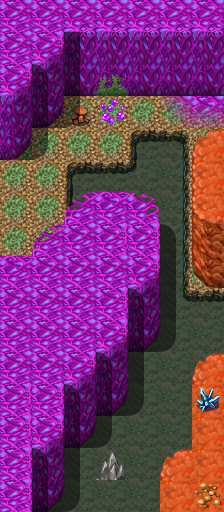

Below is a game level as drawn by its tile map, then a one-line description and the .tmx that defines it (tile-layer data replaced by summaries):
An orthogonal 7x16 tile map with 32x32 px tiles, 3 tile layers (Ground, Objects, Above), 1 hidden layer not drawn, 10 tilesets and 4 objects (2x mapchange, 2x spawn).

<map version="1.0" orientation="orthogonal" width="7" height="16" tilewidth="32" tileheight="32">
    <tileset firstgid="1" name="map_16" tilewidth="32" tileheight="32">
        <image source="../drawable/map_16.png" />
    </tileset>
    <tileset firstgid="65" name="map_38" tilewidth="32" tileheight="32">
        <image source="../drawable/map_38.png" />
    </tileset>
    <tileset firstgid="129" name="map_39" tilewidth="32" tileheight="32">
        <image source="../drawable/map_39.png" />
    </tileset>
    <tileset firstgid="193" name="map_18" tilewidth="32" tileheight="32">
        <image source="../drawable/map_18.png" />
    </tileset>
    <tileset firstgid="257" name="map_10" tilewidth="32" tileheight="32">
        <image source="../drawable/map_10.png" />
    </tileset>
    <tileset firstgid="321" name="map_3" tilewidth="32" tileheight="32">
        <image source="../drawable/map_3.png" />
    </tileset>
    <tileset firstgid="385" name="map_4" tilewidth="32" tileheight="32">
        <image source="../drawable/map_4.png" />
    </tileset>
    <tileset firstgid="449" name="map_2" tilewidth="32" tileheight="32">
        <image source="../drawable/map_2.png" />
    </tileset>
    <tileset firstgid="513" name="map_0" tilewidth="32" tileheight="32">
        <image source="../drawable/map_0.png" />
    </tileset>
    <tileset firstgid="577" name="map_1" tilewidth="32" tileheight="32">
        <image source="../drawable/map_1.png" />
    </tileset>
    <layer name="Ground" width="7" height="16">
        <data>[112 cells, 112 non-empty, 22 distinct tile ids]</data>
    </layer>
    <layer name="Objects" width="7" height="16">
        <data>[112 cells, 20 non-empty, 14 distinct tile ids]</data>
    </layer>
    <layer name="Above" width="7" height="16">
        <data>[112 cells, 25 non-empty, 5 distinct tile ids]</data>
    </layer>
    <layer name="Walkable" width="7" height="16" visible="0">
        <data>[112 cells, 96 non-empty, 1 distinct tile ids]</data>
    </layer>
    <objectgroup name="Mapevents" visible="0">
        <object name="east" type="mapchange" x="192" y="96" width="32" height="32">
            <properties>
                <property name="map" value="mushroom_m2_6" />
                <property name="place" value="west" />
            </properties>
        </object>
        <object name="west" type="mapchange" x="0" y="160" width="32" height="96">
            <properties>
                <property name="map" value="mushroom_m2_8" />
                <property name="place" value="east" />
            </properties>
        </object>
    </objectgroup>
    <objectgroup name="Spawn" visible="0">
        <object name="dangerous_fungi_1" type="spawn" x="64" y="96" width="64" height="64">
            <properties>
                <property name="spawngroup" value="dangerous_fungi" />
            </properties>
        </object>
        <object name="lombric_ball_1" type="spawn" x="128" y="96" width="32" height="32">
            <properties>
                <property name="spawngroup" value="lombric_ball" />
            </properties>
        </object>
    </objectgroup>
    <objectgroup name="Keys" />
</map>
